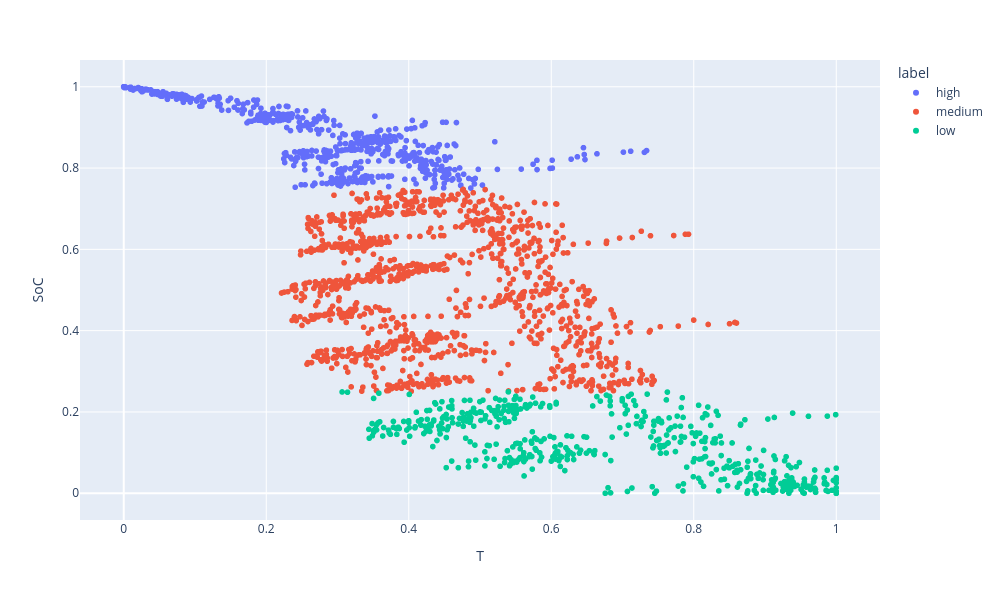

This figure's notebook cell:
### Markdown cell above
Let's plot it in 2D a scatter plot:

### Code cell
px.scatter(data_frame=data_bat, x='T', y='SoC', color='label', width=1000, height=600)

### Figure 1 — Plotly figure (JSON) as saved in the notebook; plotly's stock layout.template omitted (floating-point values rounded to 4 significant figures; data arrays with more than 128 entries replaced by an {"elided": "..."} marker saying what was removed)
{"data": [{"hovertemplate": "label=high<br>T=%{x}<br>SoC=%{y}<extra></extra>", "legendgroup": "high", "marker": {"color": "#636efa", "symbol": "circle"}, "mode": "markers", "name": "high", "showlegend": true, "type": "scattergl", "x": {"elided": "601 float values"}, "xaxis": "x", "y": {"elided": "601 float values"}, "yaxis": "y"}, {"hovertemplate": "label=medium<br>T=%{x}<br>SoC=%{y}<extra></extra>", "legendgroup": "medium", "marker": {"color": "#EF553B", "symbol": "circle"}, "mode": "markers", "name": "medium", "showlegend": true, "type": "scattergl", "x": {"elided": "1116 float values"}, "xaxis": "x", "y": {"elided": "1116 float values"}, "yaxis": "y"}, {"hovertemplate": "label=low<br>T=%{x}<br>SoC=%{y}<extra></extra>", "legendgroup": "low", "marker": {"color": "#00cc96", "symbol": "circle"}, "mode": "markers", "name": "low", "showlegend": true, "type": "scattergl", "x": {"elided": "498 float values"}, "xaxis": "x", "y": {"elided": "498 float values"}, "yaxis": "y"}], "layout": {"height": 600, "legend": {"title": {"text": "label"}, "tracegroupgap": 0}, "margin": {"t": 60}, "width": 1000, "xaxis": {"anchor": "y", "domain": [0, 1], "title": {"text": "T"}}, "yaxis": {"anchor": "x", "domain": [0, 1], "title": {"text": "SoC"}}}}
